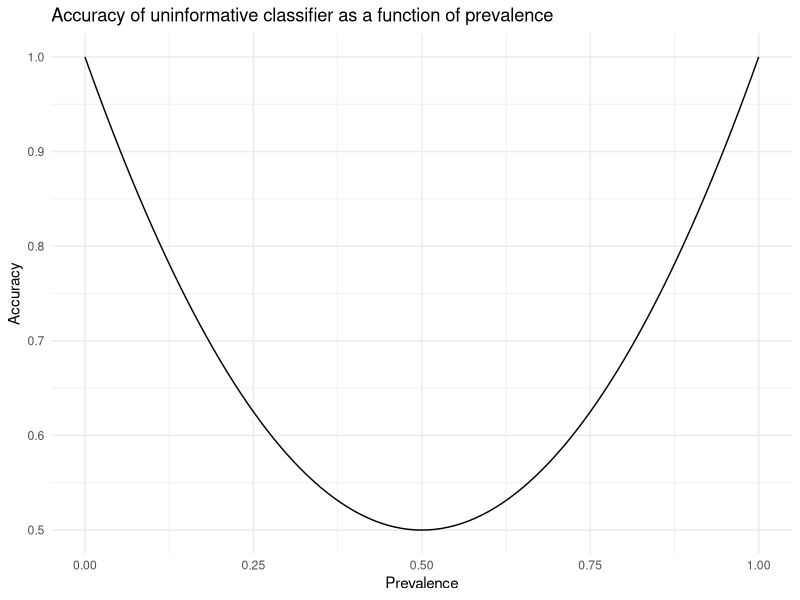
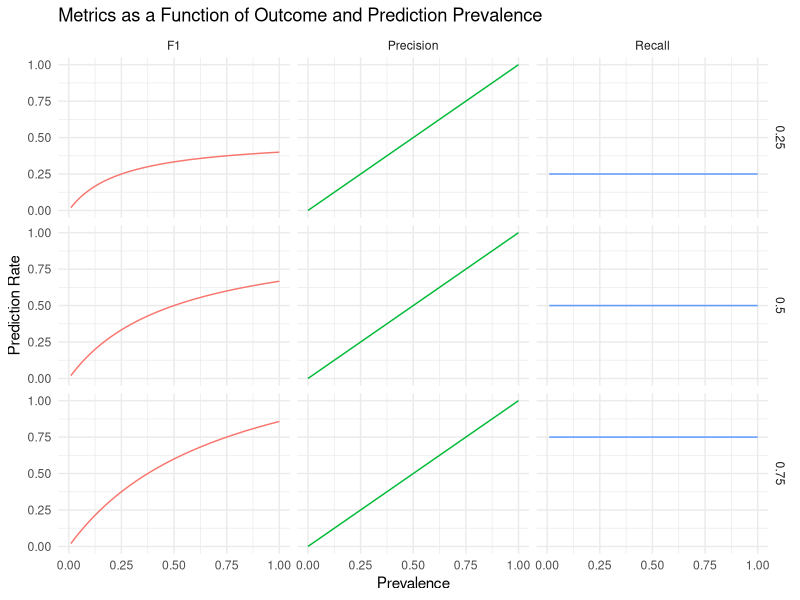
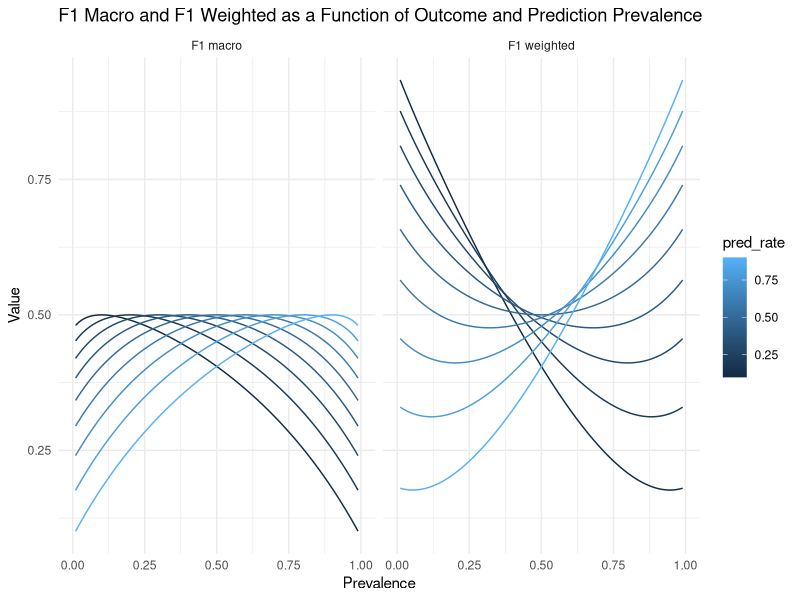

Here is the R script that generated these plots, in order:
## ---- chunk 1
library(dplyr)

data.frame(
  review = c("great movie!", 
             "what a bunch of cr*p",
             "I lost all faith in humanity after watching this"),
  label = c("?", "?", "?")
) %>% 
  knitr::kable()

## ---- chunk 2

actual <- as.logical(rbinom(1000, 1, 0.3))
pred <- actual
pred[sample(1:1000, 50)] <- F
pred[sample(1:1000, 50)] <- T

knitr::kable(table(pred, actual))

## ---- chunk 3

library(tidyverse)

base_rate <- seq(0, 1, 0.01)

accuracy <- function(base_rate, pred_rate) {
    (base_rate * pred_rate + (1 - base_rate) * (1 - pred_rate)) /
        (base_rate * pred_rate + (1 - base_rate) * (1 - pred_rate) + (1 - base_rate) * pred_rate + base_rate * (1 - pred_rate))
}

df <- expand.grid(base_rate = base_rate)
df$pred_rate <- df$base_rate
df$accuracy <- accuracy(df$base_rate, df$pred_rate)

ggplot(df, aes(x = base_rate, y = accuracy)) +
    geom_line() +
    labs(title = "Accuracy of uninformative classifier as a function of prevalence",
         x = "Prevalence",
         y = "Accuracy") +
    theme_minimal()

## ---- chunk 4

precision <- function(base_rate, pred_rate) {
    (base_rate * pred_rate) / ((base_rate*pred_rate) + ((1 - base_rate) * pred_rate))
}

recall <- function(base_rate, pred_rate) {
    (base_rate*pred_rate) / (base_rate * pred_rate + base_rate * (1 - pred_rate))
}

f1 <- function(base_rate, pred_rate) {
    2 * precision(base_rate, pred_rate) * recall(base_rate, pred_rate) / (precision(base_rate, pred_rate) + recall(base_rate, pred_rate))
}

f1_macro <- function(base_rate, pred_rate) {
    f1_pos <- f1(base_rate, pred_rate)
    f1_neg <- f1(1 - base_rate, 1 - pred_rate)
    (f1_pos + f1_neg) / 2
}

f1_wtd <- function(base_rate, pred_rate) {
    f1_pos <- f1(base_rate, pred_rate)
    f1_neg <- f1(1 - base_rate, 1 - pred_rate)
    (base_rate * f1_pos + (1 - base_rate) * f1_neg)
}

df <- expand.grid(base_rate = base_rate, pred_rate = seq(0.25, 0.75, 0.25))

df$Precision <- precision(df$base_rate, df$pred_rate)
df$Recall <- recall(df$base_rate, df$pred_rate)
df$F1 <- f1(df$base_rate, df$pred_rate)

df %>%
    pivot_longer(
        cols = c(Precision, Recall, F1), 
        names_to = "metric", values_to = "value"
        ) %>%
    ggplot(aes(x = base_rate, y = value)) +
    geom_line(aes(color = metric)) +
    labs(title = "Metrics as a Function of Outcome and Prediction Prevalence",
         x = "Prevalence",
         y = "Prediction Rate") +
    theme_minimal() +
    theme(legend.position = "None") +
    facet_grid(pred_rate~metric)

## ---- chunk 5

df <- expand.grid(base_rate = base_rate, pred_rate = seq(0.1, 0.9, 0.1))

df$`F1 macro` <- f1_macro(df$base_rate, df$pred_rate)
df$`F1 weighted` <- f1_wtd(df$base_rate, df$pred_rate)

df %>%
    pivot_longer(
        cols = c(`F1 macro`, `F1 weighted`), 
        names_to = "metric", values_to = "value"
        ) %>%
    ggplot(aes(x = base_rate, y = value, group = pred_rate)) +
    geom_line(aes(color = pred_rate)) +
    labs(title = "F1 Macro and F1 Weighted as a Function of Outcome and Prediction Prevalence",
         x = "Prevalence",
         y = "Value") +
    theme_minimal() +
    facet_grid(~metric)

